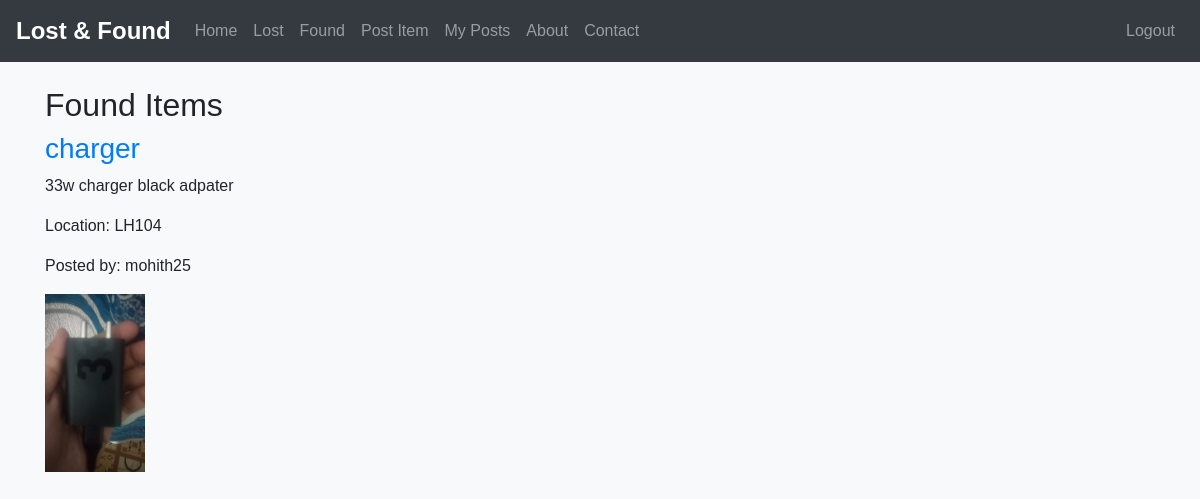
Page /found/ (signed in) on the earlier database version.
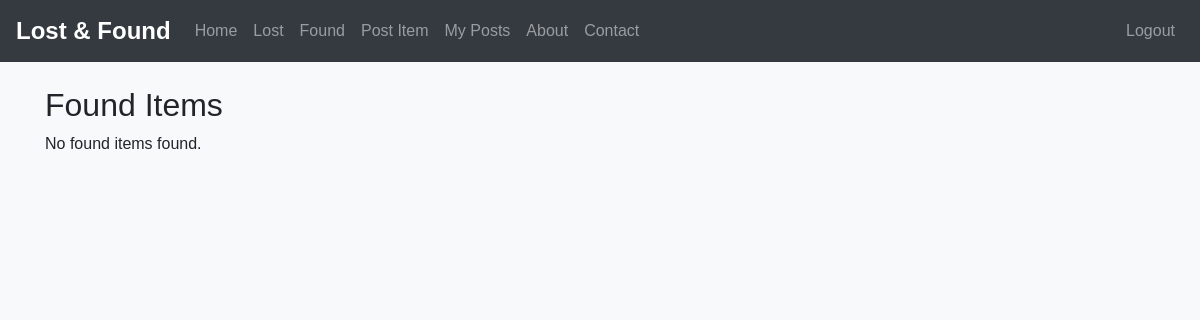
Same page on the later database version.
### lostfound/models.py (models this page shows, shortened)
class LostItem(models.Model):
    CATEGORY_CHOICES = [
        ('lost', 'Lost'),
        ('found', 'Found'),
    ]
    title = models.CharField(max_length=200)
    description = models.TextField()
    location = models.CharField(max_length=200)
    image = models.ImageField(upload_to='lost_items/', blank=True, null=True)
    category = models.CharField(max_length=5, choices=CATEGORY_CHOICES, default='lost')
    found = models.BooleanField(default=False)
    created_at = models.DateTimeField(auto_now_add=True)
    posted_by = models.ForeignKey(User, on_delete=models.CASCADE)

### lostfound/views.py (the view)
# urls.py: path('found/', views.found_items, name='found_items'),
def found_items(request):
    items = LostItem.objects.filter(category='found')
    return render(request, 'found.html', {'items': items})

### lostfound/templates/found.html
{% extends 'base.html' %}
{% load static %}
{% block content %}
<h2>Found Items</h2>
<div class="item-list">
    {% for item in items %}
    <div class="item">
        <h3><a href="{% url 'item_detail' item.id %}">{{ item.title }}</a></h3>
        <p>{{ item.description|truncatewords:30 }}</p>
        <p>Location: {{ item.location }}</p>
        <p>Posted by: {{ item.posted_by.username }}</p>
        {% if item.image %}
            <img src="{{ item.image.url }}" alt="{{ item.title }}" style="max-width: 100px;">
        {% endif %}
    </div>
    {% empty %}
    <p>No found items found.</p>
    {% endfor %}
</div>
{% endblock %}

Differences in the rows shown:
removed LostItem: title "charger", description "33w charger black adpater", location "LH104", posted_by.username "mohith25", image (picture)
Other differences:
text now shown: "No found items found."
